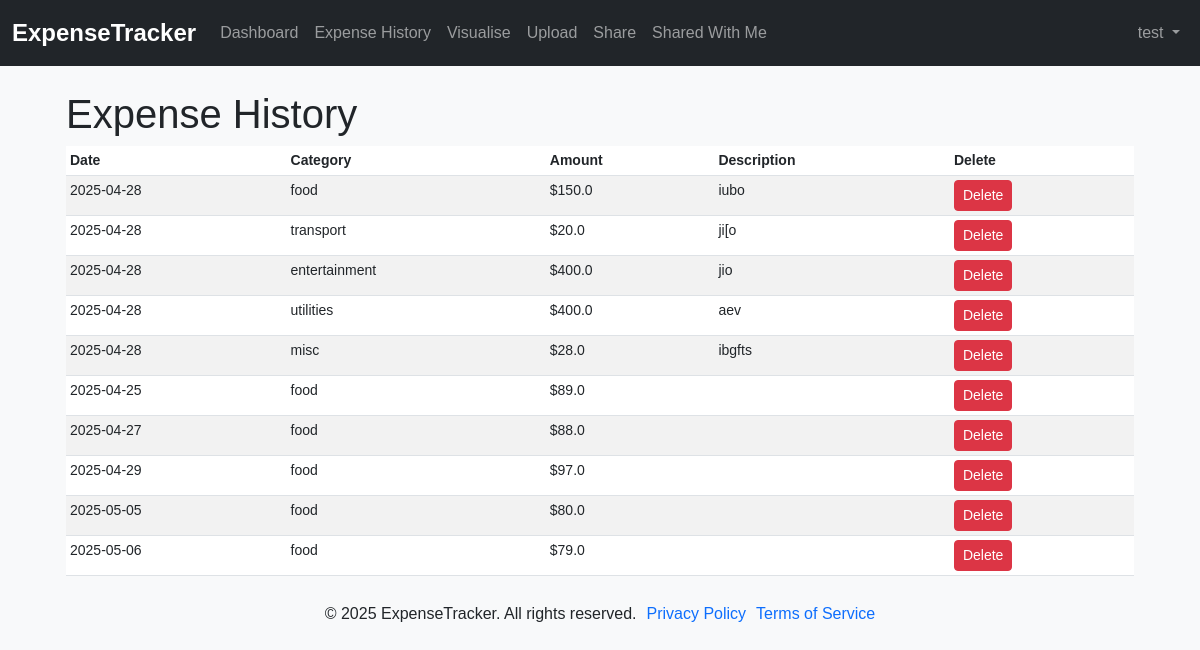
The page /expense-history (signed in) on the database its author committed.
### ExpenseTracker/models.py (models this page shows, shortened)
class User(db.Model, UserMixin):
    id = db.Column(db.Integer, primary_key=True)
    username = db.Column(db.String(20), unique=True, nullable=False)
    email = db.Column(db.String(120), unique=True, nullable=False)
    password = db.Column(db.String(60), nullable=False)
    primary_saving_goal = db.Column(db.String(120), nullable=True)
    expenses = db.relationship('Expense', backref='owner', lazy=True)

class Expense(db.Model):
    id = db.Column(db.Integer, primary_key=True)
    amount = db.Column(db.Float, nullable=False)
    category = db.Column(db.String(50), nullable=False)
    date = db.Column(db.DateTime, nullable=False, default=lambda: datetime.now(timezone.utc))
    description = db.Column(db.String(200), nullable=True)
    user_id = db.Column(db.Integer, db.ForeignKey('user.id'), nullable=False)

### ExpenseTracker/routes.py (the view)
@app.route("/expense-history")
@login_required
def expense_history():
    expenses = Expense.query.filter_by(user_id=current_user.id).all()
    return render_template("expense-history.html", expenses=expenses)

### ExpenseTracker/models.py (called while the page is built)
@login_manager.user_loader
def load_user(user_id):
    return User.query.get(int(user_id))

### ExpenseTracker/templates/expense-history.html (shortened to what this page needs)
{% extends "base.html" %}
{% block content %}
<main class="col-md-12 ms-sm-auto col-lg-12 px-md-4">
    <h1>Expense History</h1>
    <div class="table-responsive small">
        <table class="table table-striped table-sm">
          <thead>
            <tr>
              <th scope="col">Date</th>
              <th scope="col">Category</th>
              <th scope="col">Amount</th>
              <th scope="col">Description</th>
              <th scope="col">Delete</th>
            </tr>
          </thead>
          <tbody>
            {% for expense in expenses %}
            <tr>
              <td>{{ expense.date.strftime('%Y-%m-%d') }}</td>
              <td>{{ expense.category }}</td>
              <td>${{ expense.amount }}</td>
              <td>{{ expense.description }}</td>
              <td>
                <form method="POST" action="{{ url_for('delete_expense', expense_id=expense.id) }}">
                  <button type="submit" class="btn btn-danger btn-sm">Delete</button>
                </form>
            </td>
            </tr>
            {% endfor %}
          </tbody>
        </table>
    </div>
</main>
{% endblock %}

### ExpenseTracker/templates/base.html (shortened to what this page needs)
<!DOCTYPE html>
<html lang="en">
<head>
  <link href="https://cdn.jsdelivr.net/npm/bootstrap@5.3.0/dist/css/bootstrap.min.css" rel="stylesheet">
  <link href="https://cdnjs.cloudflare.com/ajax/libs/font-awesome/6.0.0-beta3/css/all.min.css" rel="stylesheet">
  <link rel="stylesheet" href="{{ url_for('static', filename='styles.css') }}">
  <link rel="stylesheet" href="{{ url_for('static', filename='login.css') }}">
  <link rel="stylesheet" href="{{ url_for('static', filename='register.css') }}">
  <link rel="stylesheet" href="{{ url_for('static', filename='forgot-password.css') }}">
  <link rel="stylesheet" href="{{ url_for('static', filename='reset-password.css') }}">
  <link rel="stylesheet" href="{{ url_for('static', filename='dashboard.css') }}">
</head>
<body>
  <nav class="navbar navbar-expand-lg navbar-dark bg-dark mb-4">
    <div class="container-fluid">
      <a class="navbar-brand" href="/">ExpenseTracker</a>
      {% if current_user.is_authenticated %}
      <div class="collapse navbar-collapse justify-content-between" id="navbarSupportedContent">
        <ul class="navbar-nav mr-auto">
          <li class="nav-item active">
            <a class="nav-link" href="{{ url_for('dashboard') }}">Dashboard</a>
          </li>
          <li class="nav-item">
            <a class="nav-link" href="{{ url_for('expense_history') }}">Expense History</a>
          </li>
          <li class="nav-item">
            <a class="nav-link" href="{{ url_for('visualise') }}">Visualise</a>
          </li>
          <li class="nav-item">
            <a class="nav-link" href="{{ url_for('upload') }}">Upload</a>
          </li>
          <li class="nav-item">
            <a class="nav-link" href="{{ url_for('share') }}">Share</a>
          </li>
          <li class="nav-item">
            <a class="nav-link" href="{{ url_for('shared_with_me') }}">Shared With Me</a>
          </li>
        </ul>
        <ul class="nav navbar-nav navbar-right">
          <li class="nav-item dropdown">
            <a class="nav-link dropdown-toggle" href="#" id="navbarDarkDropdownMenuLink" role="button" data-bs-toggle="dropdown" aria-expanded="false">
              {{ current_user.username }}
            </a>
          </li>
        </ul>
      </div>
      {% else %}
      <div>
        <a href="/login" class="btn btn-outline-light me-2">Login</a>
      </div>
      {% endif %}
    </div>
  </nav>
  <div class="toast-container position-fixed p-3">
  </div>
  <div class="container">
    {% block content %}{% endblock %}
  </div>
  <footer class="footer">
    <p>&copy; 2025 ExpenseTracker. All rights reserved.</p>
    <p><a href="{{ url_for('privacy_policy') }}">Privacy Policy</a></p>
    <p><a href="{{ url_for('terms_of_service') }}">Terms of Service</a></p>
  </footer>
</body>
</html>

### ExpenseTracker/static/styles.css (style rules this page uses)
body { font-family: Arial, sans-serif; margin: 0; padding: 0; background-color: #f8f9fa; }
.container { margin-top: 20px; }
.navbar { background-color: #343a40; }
.navbar-brand { font-weight: bold; font-size: 1.5rem; }
ul { list-style-position: inside; padding-left: 0; }
li { margin: 5px 0; }
.footer { display: flex; justify-content: center; align-items: center; text-align: center; padding: 10px 0; gap: 10px; }
.footer a { text-decoration: none; }
.toast-container { width: 100%; left: 50%; transform: translateX(-50%); display: flex; justify-content: center; }

### rows shown on the page
User: username "test"
Expense: date "2025-04-28", category "food", amount "150.0", description "iubo"
Expense: date "2025-04-28", category "transport", amount "20.0", description "ji[o"
Expense: date "2025-04-28", category "entertainment", amount "400.0", description "jio"
Expense: date "2025-04-28", category "utilities", amount "400.0", description "aev"
Expense: date "2025-04-28", category "misc", amount "28.0", description "ibgfts"
Expense: date "2025-04-25", category "food", amount "89.0"
Expense: date "2025-04-27", category "food", amount "88.0"
Expense: date "2025-04-29", category "food", amount "97.0"
Expense: date "2025-05-05", category "food", amount "80.0"
Expense: date "2025-05-06", category "food", amount "79.0"
